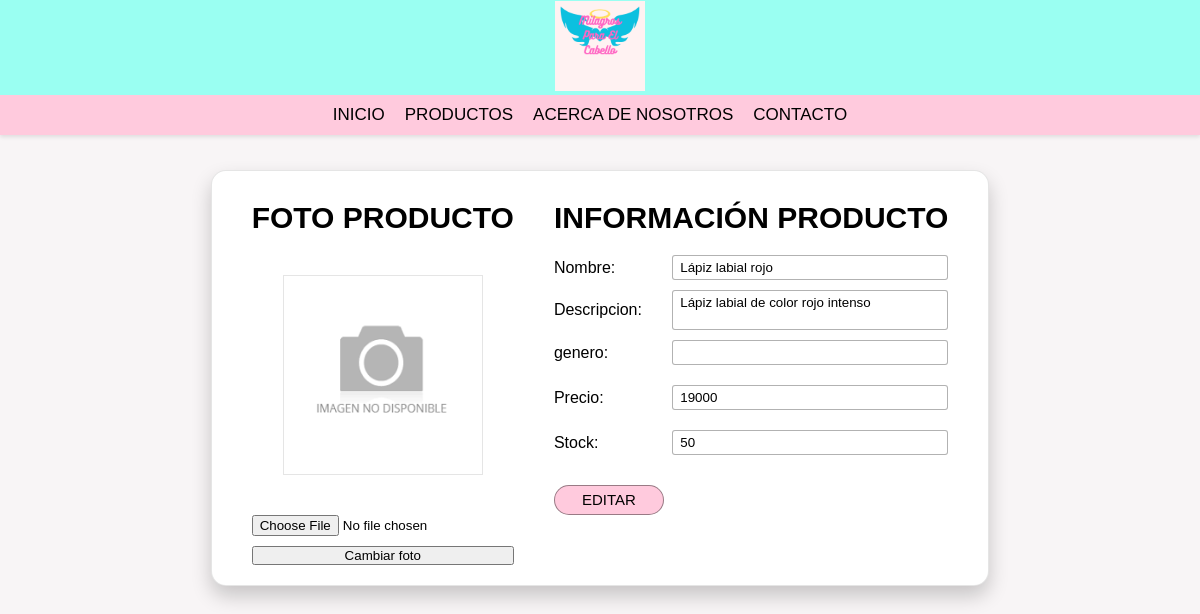
The page /perfil-producto.php?id=1 on the database its author committed.
### tables this page shows
CREATE TABLE `productos` (
  `id_producto` int(11) NOT NULL PRIMARY KEY AUTO_INCREMENT,
  `nombre_producto` varchar(100) NOT NULL,
  `descripcion` varchar(200) NOT NULL,
  `precio` decimal(10,0) NOT NULL,
  `stock` int(11) NOT NULL,
  `imagen` varchar(200) NOT NULL
);

### perfil-producto.php (the view, shortened to what this page needs)
<?php
include 'PHP/conexion.php';
if (isset($_GET['id'])){
    $query = "SELECT * FROM `productos` WHERE `id_producto` = ".$_GET['id']."";
    $ejecutar = mysqli_query($conexion, $query);
    while($row = $ejecutar->fetch_array()){
?>
<!DOCTYPE html>
<html lang="en">
<head>
    <link rel="stylesheet" href="CSS/perfil-producto.css">
</head>
<body>
    <header>
            <div class="logo-account-navbar">
                <div class="logo">
                    <a href="index.php"><img src="IMG/Milagros Para El Cabello.png"  id="logo-header"></a>
                </div>
            </div>
            <div class="texto-rosa-header nav-list-rosa">
                <ul class="nav-list">
                    <li class="nav-list-item"><a href="index.php">Inicio</a></li>
                    <li class="nav-list-item">
                        <a href="index.php#productos">Productos</a>
                    </li>
                    <li class="nav-list-item"><a href="index.php#about-us">Acerca de nosotros</a></li>
                    <li class="nav-list-item"><a href="index.php#contact-info">Contacto</a></li>
                </ul>
            </div>
    </header>
    <main>
        <div class="contenedor">
            <div class="section-foto-producto">
                <h1 class="title-div">FOTO PRODUCTO</h1>
                <form action="PHP/foto-producto.php" enctype="multipart/form-data" method="post" style="display:flex; flex-direction:column;">
                <?php
                    $id = $row['id_producto'];
                    $imagen = "PRODUCTOS_FOTOS/".$id.".jpg";
                    if (!file_exists($imagen)) {
                        $imagen = "PRODUCTOS_FOTOS/nf.jpg";}
                ?>
                <div class="foto-producto" alt="Usuario" id="usuario-foto" style="background-image: url('<?php echo $imagen; ?>'); background-size: 100% 100%;"></div>
                <input type="file" name="imagen" id="fileField" value="cambiar foto">
                <button type="submit" class="btn-foto">Cambiar foto</button>
                </form>
            </div>
            <div class="informacion-producto">
                <h1 class="title-div">INFORMACIÓN PRODUCTO</h1>
                <form action="PHP/update-producto.php" method="post">
                    <div class="form-item"><p>Nombre:</p>                   <input class="input-item" name="nombre" type="text" value="<?php echo $row['nombre_producto']; ?>" maxlength="100" required readonly></div>
                    <div class="form-item"><p>Descripcion:</p>              <textarea style="resize: none;" class="input-item" name="descripcion" maxlength="255" required readonly><?php echo $row['descripcion']; ?></textarea></div>
                    <div class="form-item"><p>genero:</p>                   <input class="input-item" name="gender" type="text" value="<?php echo $row['gender']; ?>" maxlength="100" required readonly></div>
                    <div class="form-item"><p>Precio:</p>                   <input class="input-item" name="precio" type="number" value="<?php echo $row['precio'];  ?>" maxlength="10" required readonly></div>
                    <div class="form-item"><p>Stock:</p>                   <input class="input-item" name="stock" type="number" value="<?php echo $row['stock'];  ?>" maxlength="10" required readonly></div>
                    <div class="botones-edit">
                        <div id="btn-editar">EDITAR</div>
                    </div>
                </form>
            </div>
        </div>
    </main>
    <?php }}?>
</body>
</html>

### CSS/perfil-producto.css (style rules this page uses)
* { font-family: Arial, Helvetica, sans-serif; margin: 0; padding: 0; box-sizing: border-box; text-align: center; }
::placeholder { text-align: start; }
a { text-decoration: none; color: #000; padding: 0%; }
input { margin: 10px 0px; }
header { width: 100%; background-color: #9afff2; position: fixed; z-index: 99; box-shadow: 0 2px 4px rgba(0, 0, 0, 0.1); margin: 0% auto; display: flex; flex-direction: column; justify-content: space-between; align-items: center; }
.texto-rosa-header { width: 100%; height: 40px; height: auto; background-color: #ffcadd; padding: 10px; }
.logo-account-navbar { display: flex; justify-content: center; align-items: center; max-width: 900px; height: 95px; width: 100%; }
#logo-header { line-height: 90px; height: 90px; }
.nav-list-rosa, .nav-list { display: flex; justify-content: center; list-style: none; }
.nav-list-item { margin-right: 20px; text-transform: uppercase; font-size: 17px; }
main { padding-top: 170px; width: 100%; height: 100vh; display: flex; justify-content: center; align-items: start; background-color: rgb(248, 245, 246); }
.contenedor { padding: 20px; background-color: #fff; border-radius: 15px; border: solid 1px rgba(0, 0, 0, 0.1); box-shadow: 0px 10px 20px 0px rgba(0, 0, 0, 0.2); display: flex; justify-content: center; align-items: start; }
.section-foto-producto, .informacion-producto { margin: 0px 20px; }
.title-div { font-size: 30px; margin: 10px 0px; }
.foto-producto { height: 200px; width: 200px; margin: 30px auto; border: solid 1px rgba(0, 0, 0, 0.1); }
.form-item { display: flex; justify-content: space-between; align-items: center; }
.form-item input, .form-item textarea { width: 70%; text-align: start; padding: 4px 7px; border: solid 1px rgba(0, 0, 0, 0.3); border-radius: 3px; }
.botones-edit { display: flex; justify-content: space-between; margin: 20px 0px; }
#btn-editar, #btn-cancelar, #btn-update, #btn-logout { min-width: 110px; height: 30px; font-size: 15px; padding: 5px 10px; border: solid 1px rgba(0, 0, 0, .4) ; border-radius: 23px; background-color: #ffcadd; cursor: pointer; }

### rows shown on the page
productos: nombre "Lápiz labial rojo", descripcion "Lápiz labial de color rojo intenso", precio "19000", stock "50"
